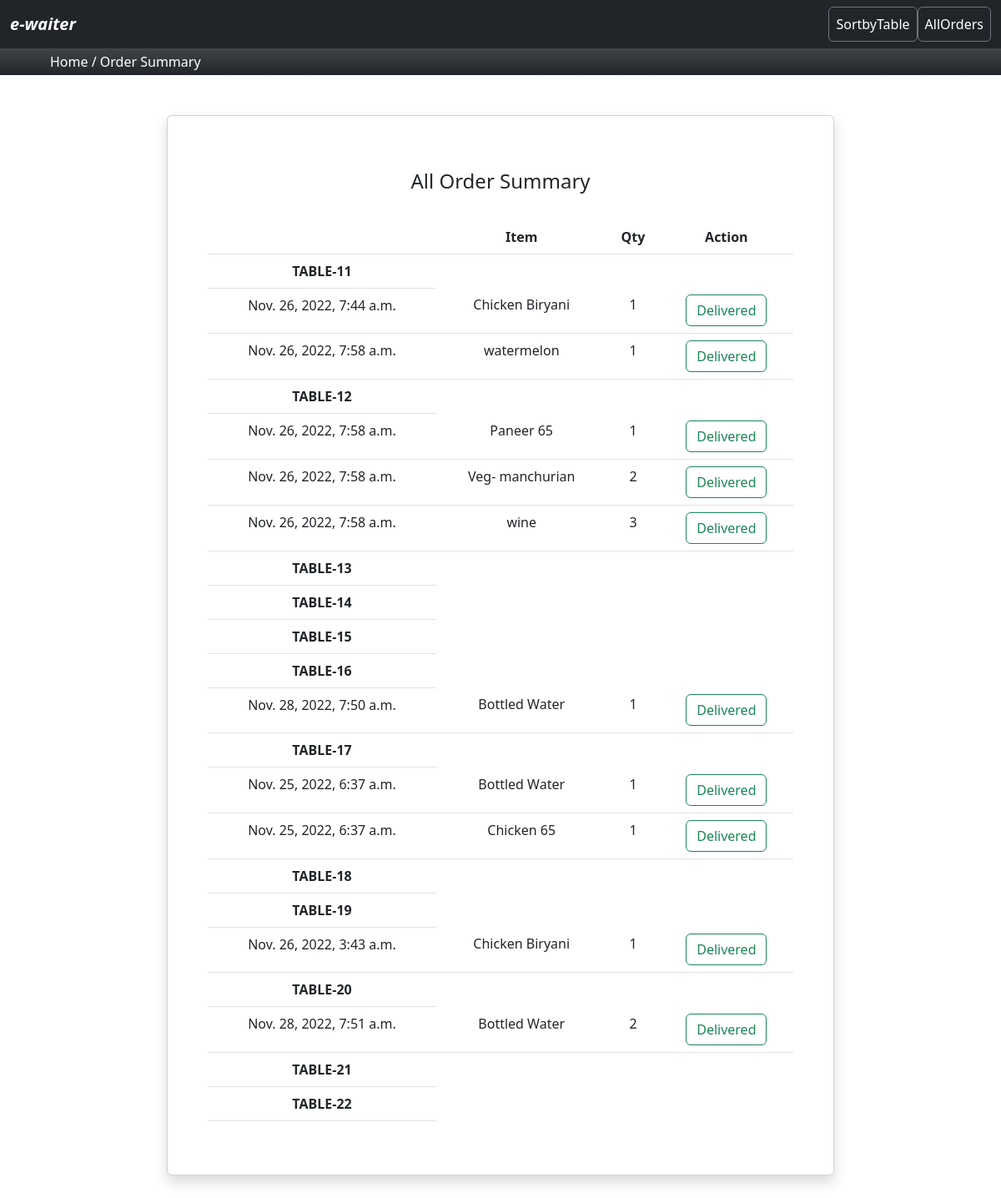
Page /tablewiseorder on the committed database.
### order/models.py (models this page shows, shortened)
class Tables(models.Model):
    table_name=models.CharField(max_length=100)
    status=models.BooleanField(default=False,help_text="0-free table, 1-occupied")
    all_item_delivered=models.BooleanField(default=False,help_text=" 1-complete")
    paid=models.BooleanField(default=False,help_text="0-not paid, 1-paid")

class Orders(models.Model):
    customer_name = models.CharField(max_length=150,null=True,blank=True)
    table = models.ForeignKey(Tables,on_delete=models.CASCADE)
    item = models.ForeignKey(Items, on_delete=models.CASCADE)
    quantity=models.IntegerField(null=False,blank=False)
    created_at=models.DateTimeField(auto_now_add=True)
    delivered=models.BooleanField(default=False,help_text="0-Processing, 1-Delivered")
    order_note = models.CharField(max_length=250,null=True,blank=True)
    ordered=models.BooleanField(default=False,help_text="0-Default, 1-order placed")

class Items(models.Model):
    item_name=models.CharField(max_length=150)
    category=models.ManyToManyField(Categories)
    initial_stock=models.IntegerField()
    item_remain=models.IntegerField()
    item_price=models.FloatField()
    item_description = models.CharField(max_length=250,null=True)
    image=models.ImageField(upload_to=get_file_path,null=True,blank=True)
    status=models.BooleanField(default=False,help_text="0-in stock, 1-out of stock")
    ordered=models.BooleanField(default=False,help_text="0-not selected, 1-selected")
    selected_itm=models.IntegerField(default=0)

### order/controller/chefview.py (the view)
# urls.py: path('tablewiseorder',chefview.tablewiseorder,name='tablewiseorder'),
def tablewiseorder(request):
    table = Tables.objects.all()
    order = Orders.objects.filter(delivered=False)
    context = {
        'table':table,
        'order':order
    }
    return render(request,'chefTemplate/tablewiseorder.html',context)

### templates/chefTemplate/tablewiseorder.html (shortened to what this page needs)
{% extends 'main.html' %}
{% block content %}
{% include 'inc/chef_navbar.html' %}
    <div class="bg-dark bg-gradient text-white  py-1 px-5  d-grid " >
        <div class="container">
            <a class="text-white"  href="/">Home /</a>
            <a class="text-white"  href="#">Order Summary </a>
        </div>
    </div>
    <div class="col-md-8 mx-auto mt-5">
        <div class="card shadow mb-5">
            <div class="card-body mt-2 p-5 ">
                <h4 class="text-center  p-2 mb-4   font-weight-bold">All Order Summary</h4>
                    <table class="table table-hover text-center table-bordereds table-stripeds">
                        <thead>
                            <tr>
                                <th></th>
                                <th>Item</th>
                                <th>Qty</th>
                                <th>Action</th>
                            </tr>
                        </thead>
                        <tbody>
                            {% for table in table %}
                                <tr>
                                <td class="text-uppercase fw-bold">{{table.table_name }}</td>
                                {% for order in order %}
                                    {% if table.id == order.table.id %}
                                        <tr>
                                            <td>{{order.created_at }}</td>
                                            <td>{{order.item.item_name }}</td>
                                            <td>{{order.quantity }}</td>
                                            <td><a href="{% url 'item_delivered' order.id %}"class="btn btn btn-outline-success">Delivered</a></td>
                                        </tr>
                                    {% endif %}
                                {% endfor %}
                                </tr>
                            {% endfor %}
                        </tbody>
                    </table>
            </div>
        </div>
    </div>
{% endblock content %}

### static/css/custom.css (style rules this page uses)
a { text-decoration: none; color: black; }

### rows in the picture
Tables: table_name "TABLE-11"
Orders: created_at "Nov. 26, 2022, 7:44 a.m.", item.item_name "Chicken Biryani", quantity "1"
Orders: created_at "Nov. 26, 2022, 7:58 a.m.", item.item_name "watermelon", quantity "1"
Tables: table_name "TABLE-12"
Orders: created_at "Nov. 26, 2022, 7:58 a.m.", item.item_name "Paneer 65", quantity "1"
Orders: created_at "Nov. 26, 2022, 7:58 a.m.", item.item_name "Veg- manchurian", quantity "2"
Orders: created_at "Nov. 26, 2022, 7:58 a.m.", item.item_name "wine", quantity "3"
Tables: table_name "TABLE-13"
Tables: table_name "TABLE-14"
Tables: table_name "TABLE-15"
Tables: table_name "TABLE-16"
Orders: created_at "Nov. 28, 2022, 7:50 a.m.", item.item_name "Bottled Water", quantity "1"
Tables: table_name "TABLE-17"
Orders: created_at "Nov. 25, 2022, 6:37 a.m.", item.item_name "Bottled Water", quantity "1"
Orders: created_at "Nov. 25, 2022, 6:37 a.m.", item.item_name "Chicken 65", quantity "1"
Tables: table_name "TABLE-18"
Tables: table_name "TABLE-19"
Orders: created_at "Nov. 26, 2022, 3:43 a.m.", item.item_name "Chicken Biryani", quantity "1"
Tables: table_name "TABLE-20"
Orders: created_at "Nov. 28, 2022, 7:51 a.m.", item.item_name "Bottled Water", quantity "2"
Tables: table_name "TABLE-21"
Tables: table_name "TABLE-22"
